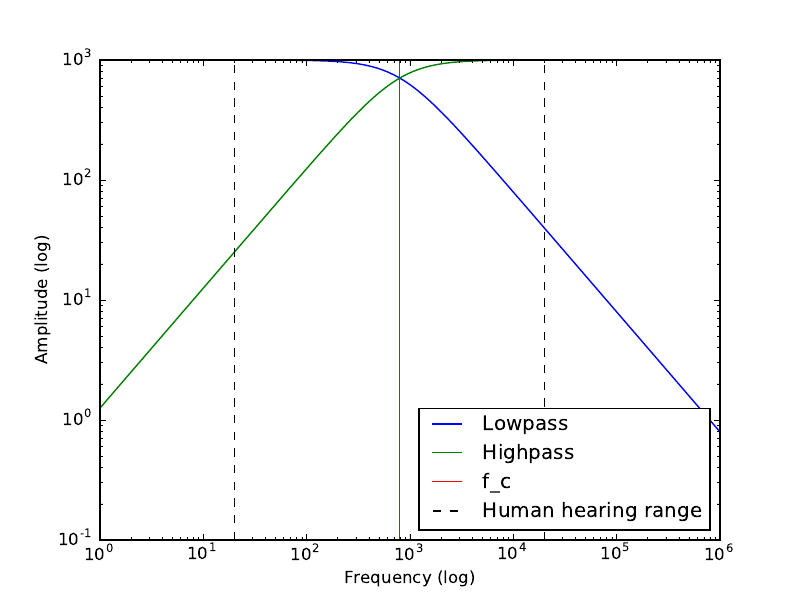

Python code for this plot:
# Shows the effect of Lowpass and Highpass filters made from an RC circuit.

import numpy as np
import matplotlib.pyplot as plt


C = 0.01    # Capacitance
R = 0.02    # Resistance
Vs = 1000      # Voltage Source
freq = np.linspace(1,1e6,1e5)   # Frequencies from 1 to 10^6 Hz


def V_lowpass(freq):
    # Returns amplitide of given frequencies passed through a lowpass filter
    Xc = 1 / (2*np.pi*C*freq)
    return Xc / np.sqrt(Xc**2 + R**2) * Vs

def V_hightpass(freq):
    # Returns amplitide of given frequencies passed through a highpass filter
    Xc = 1 / (2*np.pi*C*freq)
    return R / np.sqrt(Xc**2 + R**2) * Vs

def f_c():
    # The "crossing point" frequency, where High- and Lowpass filters returns the same amplitude.
    # Has value 1/sqrt(2) of the maximum amplitude, which is Vs.
    return 1 / (2*np.pi*R*C)


V_lowpass_values = V_lowpass(freq)
V_highpass_values = V_hightpass(freq)


plt.loglog( freq, V_lowpass_values, label = "Lowpass")
plt.loglog( freq, V_highpass_values, label = "Highpass" )
plt.axvline( x=f_c(), color = "r", label = "f_c" )
plt.axvline( x=20, color = "k", ls = "--", label = "Human hearing range")
plt.axvline( x=20000, color = "k", ls = "--")
plt.xlabel("Frequency (log)")
plt.ylabel("Amplitude (log)")
plt.legend(loc = 4)
plt.savefig("filters.pdf")
plt.show()
